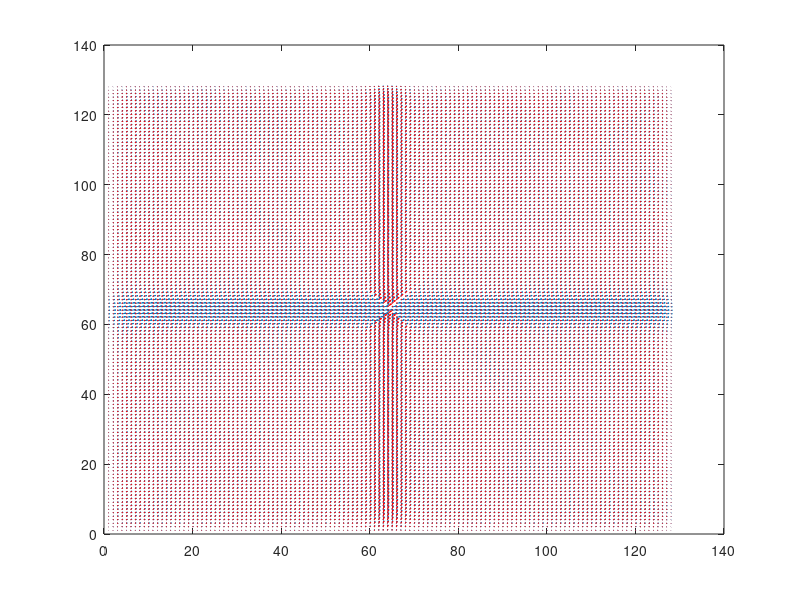

Here is the MATLAB script that generated this plot:
%%% Dimiourgia synthetikon data gia elegxo tou 2D dijkstra algorithm

% %% dimiourgia tis 2D kampilis gia to ground truth
% %[X,Y]=meshgrid(1:100,1:100);
% [X,Y]=meshgrid(-2:0.0628:2,-2:0.0628:2);
% %figure; %plot(X(:),Y(:),'.');
% axis equal;
% % [xp,yp]=getpts;
% xp=[-1.6000,-1.1973,-0.2044,0.8274,1.3336,1.6938,1.8000];
% yp=[-1.8000,-0.9442,-0.5354,-0.2239,0.2239,0.9832,1.4000];
% N=(xp(end)-xp(1))/0.1+1;    
% xx=linspace(xp(1),xp(end),N);
% yy=spline(xp,yp,xx);
% 
% %% fiber1 
% %kataskeui idiodianismaton:
% Vx=zeros(size(X));
% Vy=zeros(size(X));
% 
% %Ston B kratame to track tis gnostis kabilis 
% %gia na to sigkrinoume me to track tou dijkstra (ground truth )
% B=zeros(size(X));
% 
% for k=1:length(xx)-1
%     %vriskoume to pio kontino simeio stin kampili
%     %z=abs( X(:)-xx(k) ) + abs(Y(:)-yy(k)); 
%     z=( X(:)-xx(k) ).^2 + (Y(:)-yy(k)).^2; 
%     [minz,mink]=min(z);
%     B(mink)=1;
%     Vx(mink)=xx(k+1)-xx(k);
%     Vy(mink)=yy(k+1)-yy(k);
% end
% 
% %% kataskeuazoume tin maska tou inpainting algorithm(paper) diffusion
% mask=ones(3,3)/8;
% mask(2,2)=0;
% 
% %% Diffusion fiber 1
% 
% for iter=1:50
%     Vx=conv2(Vx,mask,'same');
%     Vy=conv2(Vy,mask,'same');
% end
% 
% %% Plotting fiber 1
% % figure;hold on;
% % plot(xp,yp,'-or');
% % plot(xx,yy,'-ok');
% % quiver(X,Y,Vx,Vy);title('fiber1');
% % Cl=sqrt(Vx.^2+Vy.^2);
% % Cl=Cl/max(Cl(:));
%  
%  
% %% fiber 2
% xp2=-[-1.6000,-1.1973,-0.2044,0.8274,1.3336,1.6938,1.8000];
% yp2=yp;
% N=(xp2(end)-xp2(1))/0.1+1;
% xx2=linspace(xp2(1),xp2(end),abs(N ) );
% yy2=spline(xp2,yp2,xx2);
% 
% Vx2=zeros(size(X));
% Vy2=zeros(size(X));
% for k=1:length(xx2)-1
%       z=(X(:)-xx2(k)).^2 + (Y(:)-yy2(k)).^2;
%       %z=abs(X(:)-xx2(k)) + abs(Y(:)-yy2(k));
%       [minz,mink]=min(z);
%       B(mink)=1;
% %     Vx2(mink)=xx2(k)-xx2(k+1);
% %     Vy2(mink)=yy2(k)-yy2(k+1);
%   Vx2(mink)=xx2(k+1)-xx2(k);
%   Vy2(mink)=yy2(k+1)-yy2(k);
% end
% 
% %% Diffusion fiber 2
% for iter=1:50
%     Vx2=conv2(Vx2,mask,'same');
%     Vy2=conv2(Vy2,mask,'same');
% end
% 
% %% Plotting fiber 2
% % figure;hold on;
% % plot(xp2,yp2,'-or');
% % plot(xx2,yy2,'-ok');
% % quiver(X,Y,Vx2,Vy2);title('fiber 2');
% % Cl2=sqrt(Vx2.^2+Vy2.^2);
% % Cl2=Cl2/max(Cl2(:));
% 
% 
% 
% %% prosthesi ton idiodianismaton tou Fiber 1 kai Fiber 2.Ypologismos sinolikou Cl
% Vx=Vx+Vx2;
% Vy=Vy+Vy2;
% Cl=sqrt(Vx.^2+Vy.^2);
% Cl=Cl/max(Cl(:));
% 
% 
% %% plotting fiber1 + fiber 2
% figure;hold on;
% plot(xp,yp,'-or');
% plot(xx,yy,'-ok');
% h=quiver(X,Y,Vx,Vy);
% plot(xp2,yp2,'-or');
% plot(xx2,yy2,'-ok');
% 
% %% NOISE testing:
% % Vx_noise=Vx(:)+0.0027;
% % Vy_noise=Vy(:)+0.0027 ;
% % Vx_noise=reshape(Vx_noise,41,41);
% % Vy_noise=reshape(Vy_noise,41,41);
% % 
% % figure;quiver(X,Y,Vx_noise,Vy_noise,'m'); title('with noise');
% 
% %% other types of vector fields
% % [X,Y]=meshgrid(-2:0.05:2,-2:0.05:2);
% %  %Vx=cos(X^2+Y^2);
% %  %Vy=X-Y^2+1;
% %  Vx1=-Y;
% %  Vy1=X;
% %  Vx2=exp(Y);
% %  Vy2=X;
% % %Vx=X.^3;
% % %Vy=X.^3;
% % Vx=Vx1+Vx2;
% % Vy=Vy1+Vy2;
% % 
% % Cl=sqrt(Vx.^2+Vy.^2);
% % Cl=Cl/max(Cl(:));
% % figure;quiver(X,Y,Vx,Vy);
% % hold on;
% 
% 
% %% Ground truth checking
% % 
% % D = bwdist(B);
% % x=mean( D(:).*B_backtrack(:));
% % g_t=x/ans;
% 



%% new fiber1
N=128;
[X,Y]=meshgrid(1:N,1:N);
Vax=rand(128)./10;
Vay=rand(128)./10;
Vbx=rand(128)./10;
Vby=rand(128)./10;

Vay(:,N/2)=1;
Vbx(N/2,:)=1;

Vax(:,N/2)=0;
Vby(N/2,:)=0;
%%
Ima=zeros(N);
Ima(:,N/2)=1;
dista=bwdist(Ima);

Imb=zeros(N);
Imb(N/2,:)=1;
distb=bwdist(Imb);

La=( N/2 -dista )/ (N/2);
Lb=( N/2 -distb )/ (N/2);

%% kataskeuazoume tin maska tou inpainting algorithm(paper) diffusion
mask=ones(3,3)/8;
mask(2,2)=0;

%% Diffusion fiber 1

for iter=1:10
    Vax=conv2(Vax,mask,'same');
    Vay=conv2(Vay,mask,'same');
    Vbx=conv2(Vbx,mask,'same');
    Vby=conv2(Vby,mask,'same');
end


% figure;quiver(Vax,Vay);
% hold on;
% quiver(Vbx,Vby,'color',[1 0 0]);

% V1x=max(Vax,Vbx);
% V1y=max(Vay,Vby);
% V1z=zeros(N);
% 
% V2x=min(Vax,Vbx);
% V2y=min(Vay,Vby);
% V2z=zeros(N);

L1=zeros(N);
L2=zeros(N);
L3=zeros(N);

% La=sqrt(Vax.^2+Vay.^2);
% Lb=sqrt(Vbx.^2+Vby.^2);

idx=find(La>Lb);
V1x(idx)=Vax(idx);
V1y(idx)=Vay(idx);
V2x(idx)=Vbx(idx);
V2y(idx)=Vby(idx);
L1(idx)=La(idx);
L2(idx)=Lb(idx);

idx=find(La<=Lb);
V1x(idx)=Vbx(idx);
V1y(idx)=Vby(idx);
V2x(idx)=Vax(idx);
V2y(idx)=Vay(idx);
L1(idx)=Lb(idx);
L2(idx)=La(idx);

V1x=reshape(V1x,N,N);
V1y=reshape(V1y,N,N);
V2x=reshape(V2x,N,N);
V2y=reshape(V1y,N,N);

%L3=zeros(1,N*N);

Cl=(L1-L2)./L1;
Cp=(L2-L3)./L1;
Cs=L3./L1;

figure;quiver(V1x,V1y);
hold on;
quiver(V2x,V2y,'color',[1 0 0]);

% figure;imshow(Cl,[]);title('cl');
% figure;imshow(Cp,[]);title('cp');
% 
% FA=( (L1-L2).^2+(L1-L3).^2+(L2-L3).^2 )./(L1.^2 + L2.^2 +L3.^2);
% figure;imshow(FA,[]);title('Fa');



